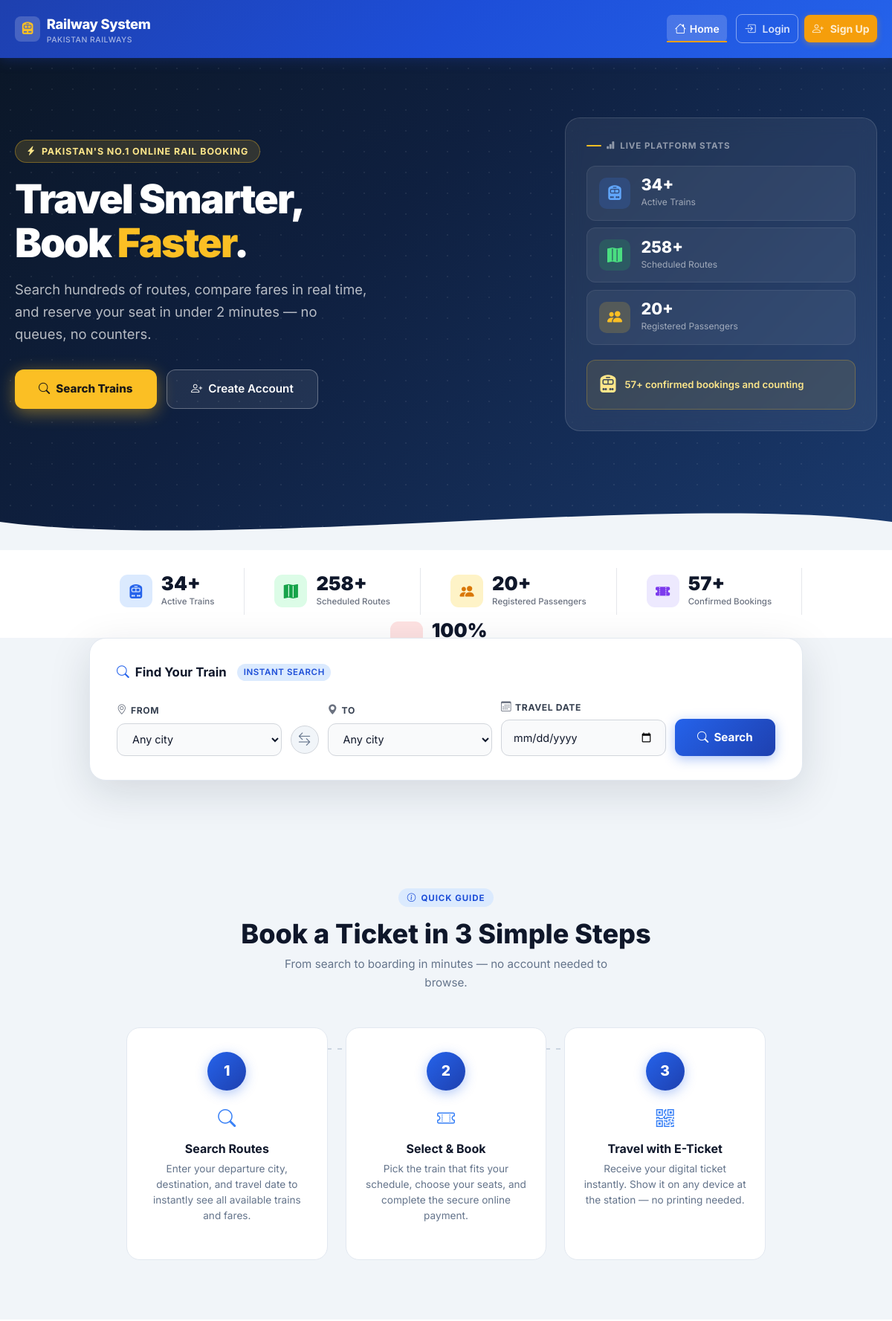
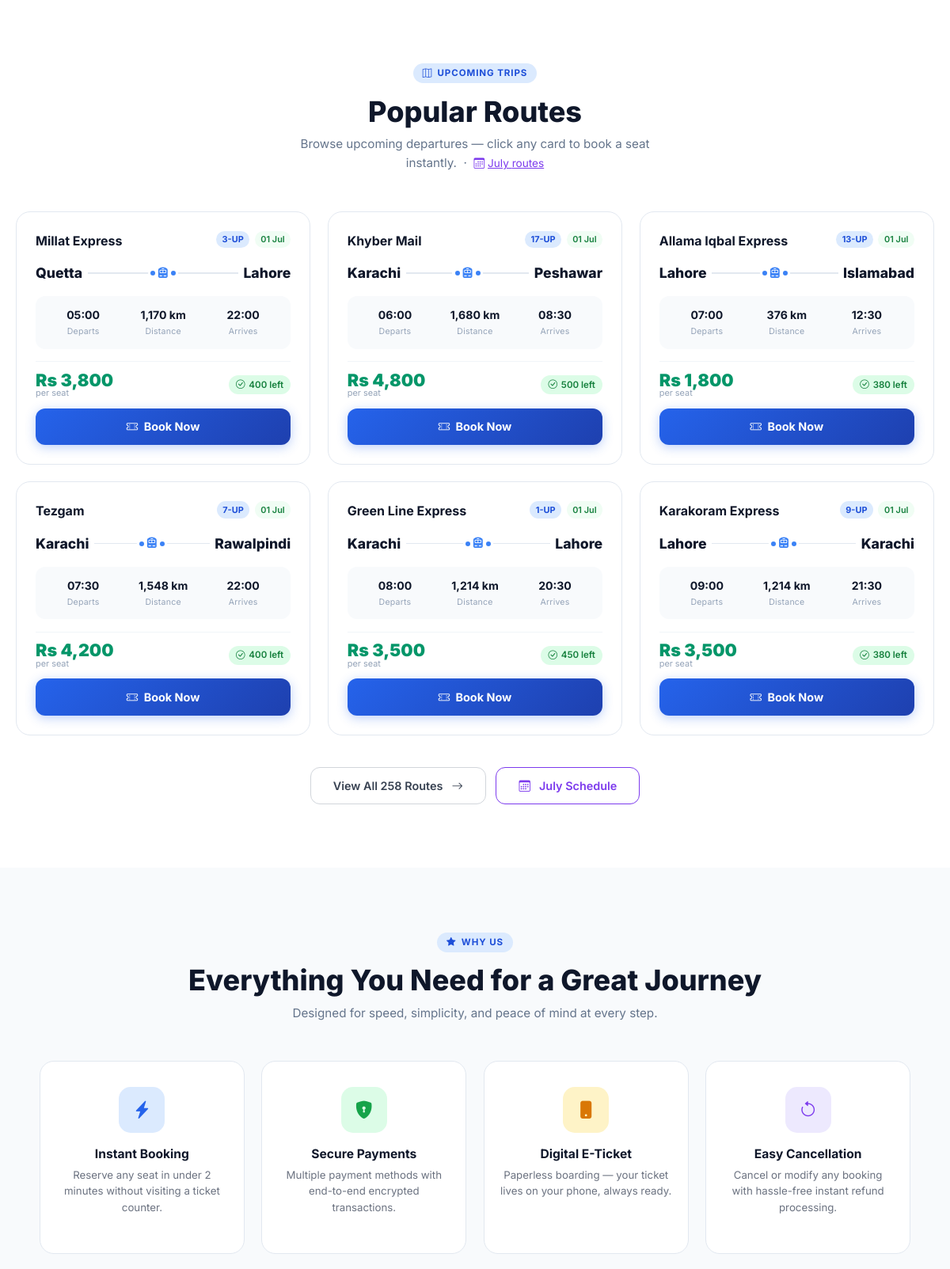
The page / (upper part) on the database its author committed (2 pictures, top to bottom).
### tables this page shows
CREATE TABLE IF NOT EXISTS routes (
    route_id INT PRIMARY KEY AUTO_INCREMENT,
    train_id INT NOT NULL,
    departure_city VARCHAR(100) NOT NULL,
    arrival_city VARCHAR(100) NOT NULL,
    departure_time TIME NOT NULL,
    arrival_time TIME NOT NULL,
    distance_km DECIMAL(10, 2),
    base_fare DECIMAL(10, 2) NOT NULL,
    journey_date DATE NOT NULL,
    available_seats INT NOT NULL,
    status ENUM('scheduled', 'cancelled', 'completed') DEFAULT 'scheduled',
    created_at TIMESTAMP DEFAULT CURRENT_TIMESTAMP,
    updated_at TIMESTAMP DEFAULT CURRENT_TIMESTAMP ON UPDATE CURRENT_TIMESTAMP,
    FOREIGN KEY (train_id) REFERENCES trains(train_id) ON DELETE CASCADE,
    UNIQUE KEY unique_train_date (train_id, journey_date)
);

CREATE TABLE IF NOT EXISTS trains (
    train_id INT PRIMARY KEY AUTO_INCREMENT,
    train_name VARCHAR(100) NOT NULL,
    train_number VARCHAR(50) UNIQUE NOT NULL,
    train_type VARCHAR(50) NOT NULL,
    total_seats INT NOT NULL,
    available_seats INT NOT NULL,
    status ENUM('active', 'inactive', 'maintenance') DEFAULT 'active',
    created_at TIMESTAMP DEFAULT CURRENT_TIMESTAMP,
    updated_at TIMESTAMP DEFAULT CURRENT_TIMESTAMP ON UPDATE CURRENT_TIMESTAMP
);

### index.php (the view, shortened to what the rows shown need)
<?php
require_once 'config/database.php';
require_once 'src/classes/Database.php';
require_once 'src/classes/Train.php';
$db = new Database();
$db->connect();
$train = new Train($db);
$search_from = isset($_GET['departure_city']) ? trim($_GET['departure_city']) : '';
$search_to   = isset($_GET['arrival_city'])   ? trim($_GET['arrival_city'])   : '';
$search_date = isset($_GET['journey_date'])   ? trim($_GET['journey_date'])   : '';
$has_search  = $search_from !== '' || $search_to !== '' || $search_date !== '';
$show_all    = isset($_GET['show_all']);
$show_month  = isset($_GET['show_month']);
if ($has_search) {
    $conn  = $db->getConnection();
    $where = ["r.status = 'scheduled'", "r.journey_date >= CURDATE()"];
    if ($search_from) $where[] = "r.departure_city = '" . $conn->real_escape_string($search_from) . "'";
    if ($search_to)   $where[] = "r.arrival_city   = '" . $conn->real_escape_string($search_to)   . "'";
    if ($search_date) $where[] = "r.journey_date   = '" . $conn->real_escape_string($search_date)  . "'";
    $sql    = "SELECT r.*, t.train_name, t.train_number FROM routes r JOIN trains t ON r.train_id = t.train_id WHERE " . implode(' AND ', $where) . " ORDER BY r.journey_date, r.departure_time";
    $routes = $db->select($sql) ?: [];
} else {
    $routes = $train->getAllRoutes() ?: [];
}
require_once 'inc/header.php';
?>
<section class="ix-hero">
    <div class="ix-hero-inner">
        <div>
            <h1>Travel Smarter,<br>Book <em>Faster</em>.</h1>
        </div>
    </div>
</section>
<div class="ix-how">
    <div class="ix-section-head">
        <h2>Book a Ticket in 3 Simple Steps</h2>
    </div>
</div>
<div class="ix-routes-band" id="routes">
    <div class="ix-section-head">
        <?php if ($has_search): ?>
        <div class="ix-section-badge"><i class="bi bi-search"></i> Search Results</div>
        <h2>
            <?= count($routes) ?> route<?= count($routes) !== 1 ? 's' : '' ?> found
        </h2>
        <p>
            <?php
            $parts = [];
            if ($search_from) $parts[] = 'from <strong>' . htmlspecialchars($search_from) . '</strong>';
            if ($search_to)   $parts[] = 'to <strong>'   . htmlspecialchars($search_to)   . '</strong>';
            if ($search_date) $parts[] = 'on <strong>'   . date('D, d M Y', strtotime($search_date)) . '</strong>';
            echo implode(' ', $parts);
            ?>
            &nbsp;·&nbsp; <a href="index.php" style="font-size:.85rem;">Clear search</a>
        </p>
        <?php else: ?>
        <h2><?= $show_all ? 'All Available Routes' : 'Popular Routes' ?></h2>
        <?php endif; ?>
    </div>
    <div class="ix-routes-grid">
        <?php if ($routes): ?>
            <?php foreach (($has_search || $show_all) ? $routes : array_slice($routes, 0, 6) as $route): ?>
            <?php
                $seats = (int)$route['available_seats'];
                if ($seats > 20)      { $seatClass = 'high'; $seatIcon = 'bi-check-circle'; }
                elseif ($seats > 10)  { $seatClass = 'mid';  $seatIcon = 'bi-exclamation-circle'; }
                else                  { $seatClass = 'low';  $seatIcon = 'bi-x-circle'; }
                $journeyDate = !empty($route['journey_date']) ? date('d M', strtotime($route['journey_date'])) : '';
            ?>
            <div class="ix-route-card">
                <div class="ix-rc-top">
                    <span class="train-name"><?= htmlspecialchars($route['train_name']) ?></span>
                    <div class="badges">
                        <span class="badge-num"><?= htmlspecialchars($route['train_number']) ?></span>
                        <?php if ($journeyDate): ?>
                        <span class="badge-date"><?= $journeyDate ?></span>
                        <?php endif; ?>
                    </div>
                </div>
                <div class="ix-rc-route">
                    <span class="city"><?= htmlspecialchars($route['departure_city']) ?></span>
                    <span class="rc-connector">
                        <span class="line"></span>
                        <span class="dot"></span>
                        <span class="train-ic"><i class="bi bi-train-front-fill"></i></span>
                        <span class="dot"></span>
                        <span class="line"></span>
                    </span>
                    <span class="city"><?= htmlspecialchars($route['arrival_city']) ?></span>
                </div>
                <div class="ix-rc-meta">
                    <div>
                        <div class="m-val"><?= date('H:i', strtotime($route['departure_time'])) ?></div>
                        <div class="m-lbl">Departs</div>
                    </div>
                    <div>
                        <div class="m-val"><?= number_format($route['distance_km'], 0) ?> km</div>
                        <div class="m-lbl">Distance</div>
                    </div>
                    <div>
                        <div class="m-val"><?= date('H:i', strtotime($route['arrival_time'])) ?></div>
                        <div class="m-lbl">Arrives</div>
                    </div>
                </div>
                <div class="ix-rc-footer">
                    <div class="fare">
                        Rs <?= number_format($route['base_fare'], 0) ?>
                        <small>per seat</small>
                    </div>
                    <span class="seats-badge <?= $seatClass ?>">
                        <i class="bi <?= $seatIcon ?>"></i> <?= $seats ?> left
                    </span>
                </div>
                <a href="book.php?route_id=<?= (int)$route['route_id'] ?>" class="btn-book-ix">
                    <i class="bi bi-ticket-perforated me-1"></i> Book Now
                </a>
            </div>
            <?php endforeach; ?>
        <?php endif; ?>
    </div>
</div>
<div class="ix-features-band">
    <div class="ix-section-head">
        <h2>Everything You Need for a Great Journey</h2>
    </div>
</div>
<?php require_once 'inc/footer.php'; ?>

### rows shown on the page
routes: train.train_name "Millat Express", train.train_number "3-UP", journey_date "01 Jul", departure_city "Quetta", arrival_city "Lahore", departure_time "05:00", distance_km "1,170", arrival_time "22:00", base_fare "3,800", available_seats "400"
routes: train.train_name "Khyber Mail", train.train_number "17-UP", journey_date "01 Jul", departure_city "Karachi", arrival_city "Peshawar", departure_time "06:00", distance_km "1,680", arrival_time "08:30", base_fare "4,800", available_seats "500"
routes: train.train_name "Allama Iqbal Express", train.train_number "13-UP", journey_date "01 Jul", departure_city "Lahore", arrival_city "Islamabad", departure_time "07:00", distance_km "376", arrival_time "12:30", base_fare "1,800", available_seats "380"
routes: train.train_name "Tezgam", train.train_number "7-UP", journey_date "01 Jul", departure_city "Karachi", arrival_city "Rawalpindi", departure_time "07:30", distance_km "1,548", arrival_time "22:00", base_fare "4,200", available_seats "400"
routes: train.train_name "Green Line Express", train.train_number "1-UP", journey_date "01 Jul", departure_city "Karachi", arrival_city "Lahore", departure_time "08:00", distance_km "1,214", arrival_time "20:30", base_fare "3,500", available_seats "450"
routes: train.train_name "Karakoram Express", train.train_number "9-UP", journey_date "01 Jul", departure_city "Lahore", arrival_city "Karachi", departure_time "09:00", distance_km "1,214", arrival_time "21:30", base_fare "3,500", available_seats "380"

### other values the page prints
$total_trains "34"
$total_routes "258"
$total_users "20"
$total_bookings "57"
count($routes) "258"
